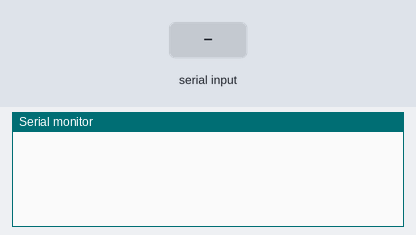
The sketch below on a simulated Arduino Uno, built with avr-gcc and run on an emulated ATmega328P. Parts: the last lines printed to the serial monitor. The inputs (shaded band) are chosen by the test bench.

Above: at 1.2 s.
1.3 s: "90,45\n" received over Serial
At 2.0 s:
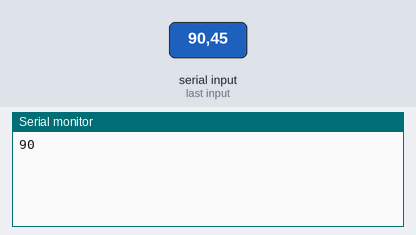
3.8 s: "30,150\n" received over Serial
At 7.0 s:
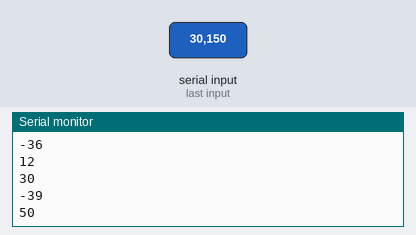
Timing chart, 0 to 8.5 s (numbered marks = the images above; inputs shaded):
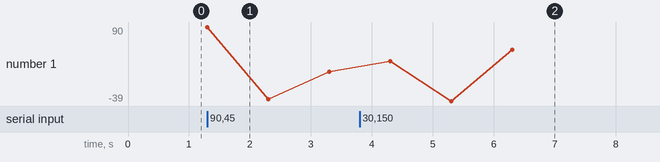

Measured:
- after the input at 1.3 s, the serial monitor: prints a new line at once (image 1)
- after the input at 3.8 s, the serial monitor: prints a new line after 0.50 s (image 2)
- plotted number 1: 12 → 50 after the input at 3.8 s

The sketch:

sketch_sep20a.ino
```cpp
// (licence header left out)
void setup() {
  // Putting setup code here, to run once:
  Serial.begin(9600);
}

void loop() {
  // Putting main code here, to run repeatedly:

  // Waiting for the first digit to be entered
  while (Serial.available() == 0) {}

  // Subtracting from the received first symbol 48 to convert from ASCII to integer number
  int i = Serial.read() - 48;

  // waiting for the second digit to be entered
  while (Serial.available() == 0) {}

  // Subtracting from the received second symbol 48 to convert from ASCII to integer number
  int j = Serial.read() - 48;

  // Moving out into one category to the left the first digit
  i = i * 10;

  // Getting the final result of input two-decimal integer number
  i = i + j;

  // Printing the result into the Serial Monitor
  Serial.println(i);
  delay(1000);
}
```
